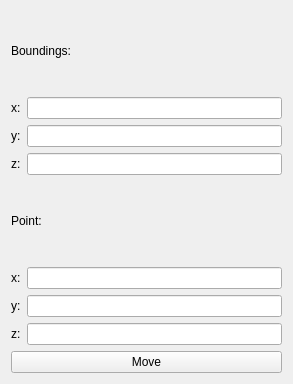
<?xml version="1.0" encoding="UTF-8"?>
<ui version="4.0">
 <class>MoveCutPlanesWidget</class>
 <widget class="QWidget" name="MoveCutPlanesWidget">
  <property name="geometry">
   <rect>
    <x>0</x>
    <y>0</y>
    <width>293</width>
    <height>384</height>
   </rect>
  </property>
  <property name="windowTitle">
   <string>Form</string>
  </property>
  <layout class="QVBoxLayout" name="verticalLayout">
   <item>
    <widget class="QLabel" name="label">
     <property name="text">
      <string>Boundings:</string>
     </property>
    </widget>
   </item>
   <item>
    <layout class="QHBoxLayout" name="horizontalLayout">
     <item>
      <widget class="QLabel" name="label_2">
       <property name="text">
        <string>x:</string>
       </property>
      </widget>
     </item>
     <item>
      <widget class="QLineEdit" name="xlineEdit">
       <property name="readOnly">
        <bool>true</bool>
       </property>
      </widget>
     </item>
    </layout>
   </item>
   <item>
    <layout class="QHBoxLayout" name="horizontalLayout_2">
     <item>
      <widget class="QLabel" name="label_3">
       <property name="text">
        <string>y:</string>
       </property>
      </widget>
     </item>
     <item>
      <widget class="QLineEdit" name="ylineEdit">
       <property name="readOnly">
        <bool>true</bool>
       </property>
      </widget>
     </item>
    </layout>
   </item>
   <item>
    <layout class="QHBoxLayout" name="horizontalLayout_3">
     <item>
      <widget class="QLabel" name="label_4">
       <property name="text">
        <string>z:</string>
       </property>
      </widget>
     </item>
     <item>
      <widget class="QLineEdit" name="zlineEdit">
       <property name="readOnly">
        <bool>true</bool>
       </property>
      </widget>
     </item>
    </layout>
   </item>
   <item>
    <widget class="QLabel" name="label_7">
     <property name="text">
      <string>Point:</string>
     </property>
    </widget>
   </item>
   <item>
    <layout class="QHBoxLayout" name="horizontalLayout_4">
     <item>
      <widget class="QLabel" name="label_5">
       <property name="text">
        <string>x:</string>
       </property>
      </widget>
     </item>
     <item>
      <widget class="QLineEdit" name="xPointlineEdit">
       <property name="readOnly">
        <bool>false</bool>
       </property>
      </widget>
     </item>
    </layout>
   </item>
   <item>
    <layout class="QHBoxLayout" name="horizontalLayout_5">
     <item>
      <widget class="QLabel" name="label_6">
       <property name="text">
        <string>y:</string>
       </property>
      </widget>
     </item>
     <item>
      <widget class="QLineEdit" name="yPointlineEdit">
       <property name="readOnly">
        <bool>false</bool>
       </property>
      </widget>
     </item>
    </layout>
   </item>
   <item>
    <layout class="QHBoxLayout" name="horizontalLayout_6">
     <item>
      <widget class="QLabel" name="label_8">
       <property name="text">
        <string>z:</string>
       </property>
      </widget>
     </item>
     <item>
      <widget class="QLineEdit" name="zPointlineEdit">
       <property name="readOnly">
        <bool>false</bool>
       </property>
      </widget>
     </item>
    </layout>
   </item>
   <item>
    <widget class="QPushButton" name="movePushButton">
     <property name="text">
      <string>Move</string>
     </property>
    </widget>
   </item>
  </layout>
 </widget>
 <tabstops>
  <tabstop>ylineEdit</tabstop>
  <tabstop>xlineEdit</tabstop>
  <tabstop>zlineEdit</tabstop>
 </tabstops>
 <resources/>
 <connections/>
</ui>
